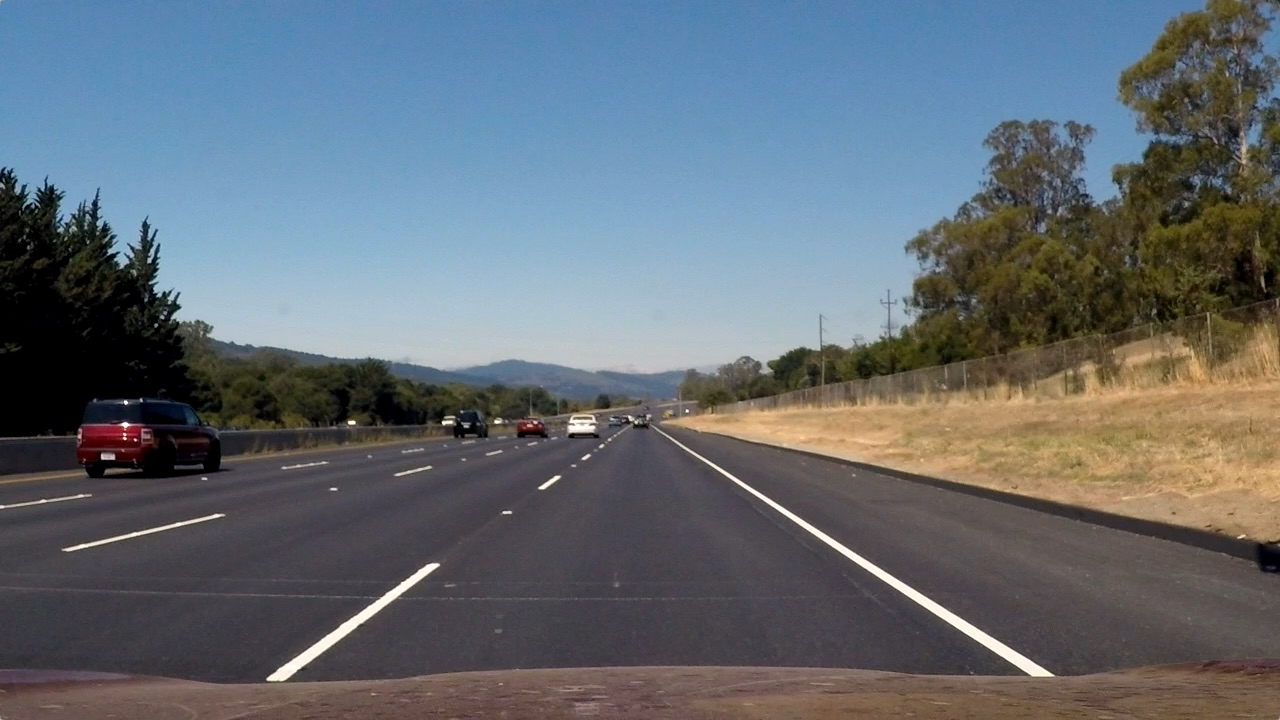
#> input picture test_images/straight_lines2.jpg, 1280 x 720 px
$ jupyter execute --allow-errors P4_3.ipynb   (shell and % lines are left out)   (older library calls are emulated)
#> lines starting #> are read from the running program, lines starting #| are printed output that depends on the picture; after the words box and inside, x2 and y2 are one past the last pixel; in counts of white or black regions, pixels touching at a corner belong together
[cell 1]
import numpy as np
import cv2
import matplotlib.pyplot as plt
import matplotlib.image as mpimg
import glob
import pickle
from collections import deque

[cell 2]
class Line():
    def __init__(self):
        self.__frame_num = 5
        self.detected = False
        #self.bestx = None
        self.best_fit = None
        #self.line_base_pos = None
        self.lane_inds = []
        self.allx = None
        self.ally = None
        self.radius_of_curvature = None
        #self.line_base_pos = None
        #self.bottom_x_pos = deque(maxlen=self.__frame_num)
        self.recent_xfitted = deque(maxlen=self.__frame_num)
        #self.A = deque(maxlen=self.__frame_num)
        #self.B = deque(maxlen=self.__frame_num)
        #self.C = deque(maxlen=self.__frame_num)

[cell 3]
# Construct a function to undistort image
def cal_undistort(img, mtx, dist):
    undist = cv2.undistort(img, mtx, dist, None, mtx)

    return undist

[cell 4]
def binary_transfor(img, l_thresh=(215, 255), b_thresh=(145, 200)):
    # Convert to HLS color space and separate the L channel
    #hls = cv2.cvtColor(img, cv2.COLOR_RGB2HLS)
    #s_channel = hls[:,:,2]

    #s_binary = np.zeros_like(s_channel)
    #s_binary[(s_channel >= 180) & (s_channel <= 255)] = 1

    r_channel = img[:,:,0]
    r_binary = np.zeros_like(r_channel)
    r_binary[(r_channel >= 220) & (r_channel <= 255)] = 1

    # Convert to HLS color space and separate the L channel
    luv = cv2.cvtColor(img, cv2.COLOR_RGB2LUV).astype(np.float)
    l_channel = luv[:,:,0]

    l_binary = np.zeros_like(l_channel)
    l_binary[(l_channel >= l_thresh[0]) & (l_channel <= l_thresh[1])] = 1

    #r_channel = img[:,:,0]

    lab = cv2.cvtColor(img, cv2.COLOR_RGB2LAB).astype(np.float)
    b_channel = lab[:,:,2]

    b_binary = np.zeros_like(b_channel)
    b_binary[(b_channel >= b_thresh[0]) & (b_channel <= b_thresh[1])] = 1

    # Stack each channel
    #color_binary = np.dstack(( np.zeros_like(b_binary), sxbinary, s_binary)) * 255

    # Combine the two binary thresholds
    combined_binary = np.zeros_like(l_channel)
    # good 1 combined_binary[(l_binary == 1) | (b_binary == 1) ] = 1
    combined_binary[(l_binary == 1) | (b_binary == 1) ] = 1
    stacked_binary = np.dstack((combined_binary, combined_binary, combined_binary)) * 255
    return combined_binary, stacked_binary

[cell 5]
# Construct a function to make perspective transform so that hte lines look
# straight from a bird's eye view, it returns perspective transform matrixs
def get_M(img):
    img_size = (img.shape[1], img.shape[0])
    # Four source coordinates
    src = np.float32([[733, 477], [1110, 719], [226, 719],[559, 477]])
    # Four desired coordinates
    dst = np.float32([[1110, 50], [1110, 719], [226, 719],[226, 50]])

    # Compute the perspective transform matrix M
    M = cv2.getPerspectiveTransform(src, dst)
    # Compute the inverse erspective transform matrix Minv
    Minv = cv2.getPerspectiveTransform(dst, src)

    return M, Minv

[cell 6]
def warp(img, M):
    img_size = (img.shape[1], img.shape[0])
    warped_image = cv2.warpPerspective(img, M, img_size, flags=cv2.INTER_LINEAR)

    return warped_image

[cell 7]
# Define function to find the lane boundary
def blind_search(binary_warped, nwindows=9, margin=100, minpix=50, debug = False):
    histogram = np.sum(binary_warped[binary_warped.shape[0]//2:,:], axis=0)
    # Find the peak of the left and right halves of the histogram
    # These will be the starting point for the left and right lines
    midpoint = np.int(histogram.shape[0]/2)
    leftx_base = np.argmax(histogram[:midpoint])
    rightx_base = np.argmax(histogram[midpoint:]) + midpoint

    # Choose the number of sliding windows
    nwindows = nwindows
    # Set height of windows
    window_height = np.int(binary_warped.shape[0]/nwindows)
    # Identify the x and y positions of all nonzero pixels in the image
    nonzero = binary_warped.nonzero()
    nonzeroy = np.array(nonzero[0])
    nonzerox = np.array(nonzero[1])
    # Current positions to be updated for each window
    leftx_current = leftx_base
    rightx_current = rightx_base

    #left_line.lane_inds = []
    #right_line.lane_inds = []
    # Step through the windows one by one
    for window in range(nwindows):
        # Identify window boundaries in x and y (and right and left)
        win_y_low = binary_warped.shape[0] - (window+1)*window_height
        win_y_high = binary_warped.shape[0] - window*window_height
        win_xleft_low = leftx_current - margin
        win_xleft_high = leftx_current + margin
        win_xright_low = rightx_current - margin
        win_xright_high = rightx_current + margin
        # Draw the windows on the visualization image
        if debug:
            cv2.rectangle(img_with_window,(win_xleft_low,win_y_low),(win_xleft_high,win_y_high),(0,255,0), 2)
            cv2.rectangle(img_with_window,(win_xright_low,win_y_low),(win_xright_high,win_y_high),(0,255,0), 2)

        # Identify the nonzero pixels in x and y within the window
        good_left_inds = ((nonzeroy >= win_y_low) & (nonzeroy < win_y_high) &
        (nonzerox >= win_xleft_low) &  (nonzerox < win_xleft_high)).nonzero()[0]
        good_right_inds = ((nonzeroy >= win_y_low) & (nonzeroy < win_y_high) &
        (nonzerox >= win_xright_low) &  (nonzerox < win_xright_high)).nonzero()[0]
        # Append these indices to the lists
        left_line.lane_inds.append(good_left_inds)
        right_line.lane_inds.append(good_right_inds)
        # If you found > minpix pixels, recenter next window on their mean position
        if len(good_left_inds) > minpix:
            leftx_current = np.int(np.mean(nonzerox[good_left_inds]))
        if len(good_right_inds) > minpix:
            rightx_current = np.int(np.mean(nonzerox[good_right_inds]))

    # Concatenate the arrays of indices
    left_line.lane_inds = np.concatenate(left_line.lane_inds)
    right_line.lane_inds = np.concatenate(right_line.lane_inds)
    #print(len(left_line.lane_inds))
    #print(len(right_line.lane_inds))

    if len(left_line.lane_inds) > 200 and len(right_line.lane_inds) > 200:
        # Extract left and right line pixel positions
        left_line.allx = nonzerox[left_line.lane_inds]
        left_line.ally = nonzeroy[left_line.lane_inds]
        right_line.allx = nonzerox[right_line.lane_inds]
        right_line.ally = nonzeroy[right_line.lane_inds]
        left_line.detected = True
        right_line.detected = True

    else:
        left_line.detected = False
        right_line.detected = False

    left_line.lane_inds = []
    right_line.lane_inds = []

[cell 8]
def quick_search(binary_warped, margin = 60):
    nonzero = binary_warped.nonzero()
    nonzeroy = np.array(nonzero[0])
    nonzerox = np.array(nonzero[1])

    left_line.lane_inds = \
        ((nonzerox > (left_line.best_fit[0]*(nonzeroy**2) + left_line.best_fit[1]*nonzeroy + \
        left_line.best_fit[2] - margin)) & (nonzerox < (left_line.best_fit[0]*(nonzeroy**2) + \
        left_line.best_fit[1]*nonzeroy + left_line.best_fit[2] + margin)))

    right_line.lane_inds = ((nonzerox > (right_line.best_fit[0]*(nonzeroy**2) + right_line.best_fit[1]*nonzeroy + \
                            right_line.best_fit[2] - margin)) & (nonzerox < (right_line.best_fit[0]*(nonzeroy**2) + \
                            right_line.best_fit[1]*nonzeroy + right_line.best_fit[2] + margin)))

    if len(left_line.lane_inds.nonzero()[0]) > 200 and len(right_line.lane_inds.nonzero()[0]) > 200:

        left_line.allx = nonzerox[left_line.lane_inds]
        left_line.ally = nonzeroy[left_line.lane_inds]
        right_line.allx = nonzerox[right_line.lane_inds]
        right_line.ally = nonzeroy[right_line.lane_inds]
        left_line.detected = True
        right_line.detected = True

        #print(len(left_line.allx))
        #print(len(right_line.allx))
    else:
        left_line.detected = False
        right_line.detected = False

    left_line.lane_inds = []
    right_line.lane_inds = []

[cell 9]
def cal_radius_and_caroff(binary_img_size, xm_per_pix, ym_per_pix):
    if left_line.detected == True:
        left_fit = np.polyfit(left_line.ally, left_line.allx, 2)
        right_fit = np.polyfit(right_line.ally, right_line.allx, 2)
        left_line.recent_xfitted.append(left_fit)
        right_line.recent_xfitted.append(right_fit)
        left_line.best_fit = np.mean(left_line.recent_xfitted, axis=0)
        right_line.best_fit = np.mean(right_line.recent_xfitted, axis=0)
        #print(left_fit)
        #print(right_fit)

        car_y_position = binary_img_size[0] - 1
        left_line_position = left_line.best_fit[0]*car_y_position**2 + left_line.best_fit[1]*car_y_position \
        + left_line.best_fit[2]
        right_line_position = right_line.best_fit[0]*car_y_position**2 + right_line.best_fit[1]*car_y_position \
        + right_line.best_fit[2]

        car_position = binary_img_size[1] // 2
        lane_center = left_line_position + (right_line_position - left_line_position)/2
        car_offset = (car_position - lane_center) * xm_per_pix

        y_eval_radius = car_y_position * ym_per_pix
        left_fit_cr = np.polyfit(left_line.ally * ym_per_pix, left_line.allx * xm_per_pix, 2)
        right_fit_cr = np.polyfit(right_line.ally * ym_per_pix, right_line.ally * xm_per_pix, 2)

        left_line.radius_of_curvature = ((1 + (2*left_fit_cr[0]*y_eval_radius + left_fit_cr[1])**2)**1.5) \
        / np.absolute(2*left_fit_cr[0])
        right_line.radius_of_curvature = ((1 + (2*right_fit_cr[0]*y_eval_radius + right_fit_cr[1])**2)**1.5) \
        / np.absolute(2*right_fit_cr[0])

        return car_offset

[cell 10]
def project_lines(undist2warp,  Minv, car_off, warp_zero):
    ploty = np.linspace(0, undist2warp.shape[0]-1, undist2warp.shape[0])

    left_fit = left_line.best_fit
    right_fit = right_line.best_fit

    left_fitx = left_fit[0]*ploty**2 + left_fit[1]*ploty + left_fit[2]
    right_fitx = right_fit[0]*ploty**2 + right_fit[1]*ploty + right_fit[2]

    warp_zero = warp_zero
    color_warp = np.dstack((warp_zero, warp_zero, warp_zero))

    # Recast the x and y points into usable format for cv2.fillPoly()
    pts_left = np.array([np.transpose(np.vstack([left_fitx, ploty]))])
    pts_right = np.array([np.flipud(np.transpose(np.vstack([right_fitx, ploty])))])
    pts = np.hstack((pts_left, pts_right))

    # Draw the lane onto the warped blank image
    cv2.fillPoly(color_warp, np.int_([pts]), (0,255, 0))

    # Warp the blank back to original image space using inverse perspective matrix (Minv)
    newwarp = cv2.warpPerspective(color_warp, Minv, (undist2warp.shape[1], undist2warp.shape[0]))
    # Combine the result with the original image
    result = cv2.addWeighted(undist2warp, 1, newwarp, 0.3, 0)

    cv2.putText(result, 'Left radius: ' + str(round(left_line.radius_of_curvature, 1)) + 'm', (50,50), cv2.FONT_HERSHEY_COMPLEX,
                1, (255, 0, 0), 2, cv2.LINE_AA)
    cv2.putText(result, 'Right radius: ' + str(round(right_line.radius_of_curvature, 1)) + 'm', (50,80), cv2.FONT_HERSHEY_COMPLEX,
                1, (255,0,0), 2, cv2.LINE_AA)
    cv2.putText(result, 'Car is ' + str(round(car_off, 3)) + 'm right of center', (50, 110), cv2.FONT_HERSHEY_COMPLEX,
                1, (255,0,0), 2, cv2.LINE_AA)

    return result

[cell 11]
dist_pickle = pickle.load( open("camera_parameters.p", "rb"))
#> (reads camera_parameters.p from the repository)
mtx = dist_pickle["mtx"]
dist = dist_pickle["dist"]

M_image2undist = mpimg.imread('test_images/straight_lines2.jpg')
#> M_image2undist is the input picture: shape (720, 1280, 3); mean R, G, B 99.4, 107.7, 115.1
origin_img_size = (M_image2undist.shape[0], M_image2undist.shape[1], M_image2undist.shape[2])
binary_img_size = (M_image2undist.shape[0], M_image2undist.shape[1])

# Undistort the image using function cal_undistort()
M_undist2warp = cal_undistort(M_image2undist, mtx, dist)
#> in cal_undistort, `undist = cv2.undistort(img, mtx, dist, None, mtx)`:
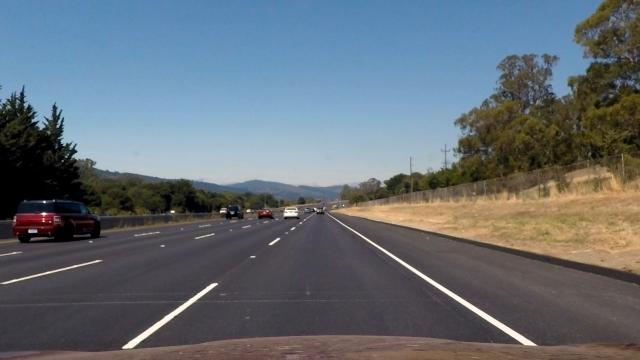
#> undist: shape (720, 1280, 3) (shown at 1/2 size); mean R, G, B 100.4, 109.1, 116.7
# Calculate the perspective transform matrix using function get_M()
perspective_M, Minv = get_M(M_undist2warp)
#> perspective_M = [[-0.721, -1.53, 1102.7], [6.15e-16, -2.11, 1001.2], [7.5e-19, -0.00239, 1]]; Minv = [[0.186, -0.726, 521.7], [-1.38e-16, -0.473, 473.6], [-2.3e-19, -0.00113, 1]]
# Make perspective transform using function warp()
M_warped_image = warp(M_undist2warp, perspective_M)
warp_zero = np.zeros_like(M_image2undist[:,:,0])


f, (ax1, ax2, ax3) = plt.subplots(1, 3, figsize=(20,10))
f.tight_layout()
ax1.set_title('Source image', fontsize=30)
ax1.imshow(M_image2undist)
ax2.set_title('Undistorted image', fontsize=30)
ax2.imshow(M_undist2warp)
ax3.set_title('Warped image', fontsize=30)
ax3.imshow(M_warped_image)
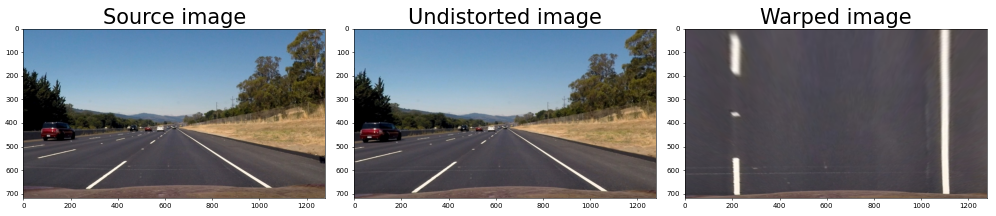
#> figure drawn by matplotlib, 3 panels

[cell 12]
def get_const_information():
    dist_pickle = pickle.load( open("camera_parameters.p", "rb"))
    mtx = dist_pickle["mtx"]
    dist = dist_pickle["dist"]

    M_image2undist = mpimg.imread('test_images/straight_lines2.jpg')
    origin_img_size = (M_image2undist.shape[0], M_image2undist.shape[1], M_image2undist.shape[2])
    binary_img_size = (M_image2undist.shape[0], M_image2undist.shape[1])

    # Undistort the image using function cal_undistort()
    M_undist2warp = cal_undistort(M_image2undist, mtx, dist)
    # Calculate the perspective transform matrix using function get_M()
    perspective_M, Minv = get_M(M_undist2warp)
    # Make perspective transform using function warp()
    M_warped_image = warp(M_undist2warp, perspective_M)
    warp_zero = np.zeros_like(M_image2undist[:,:,0])

    return mtx, dist, binary_img_size, warp_zero, perspective_M, Minv

[cell 13]
mtx, dist, binary_img_size, warp_zero, M, Minv = get_const_information()
#> warp_zero: shape (720, 1280); every value is 0
#> mtx = [[1157.8, 0, 667.1], [0, 1152.8, 386.1], [0, 0, 1]]; dist = [[-0.247, -0.0237, -0.0011, 0.000351, -0.0026]]; M has the same summary as perspective_M
ym_per_pix = 30/720 # meters per pixel in y dimension
xm_per_pix = 3.7/700 # meters per pixel in x dimension

[cell 14]
left_line = Line()
right_line = Line()

[cell 15]
# [15 lines left out: function process_image, not called in this run]

[cell 16]
# Import everything needed to edit/save/watch video clips
from moviepy.editor import VideoFileClip
from IPython.display import HTML

[cell 17]
white_output = 'output_videos/project_video_output2.mp4'
## To speed up the testing process you may want to try your pipeline on a shorter subclip of the video
## To do so add .subclip(start_second,end_second) to the end of the line below
## Where start_second and end_second are integer values representing the start and end of the subclip
## You may also uncomment the following line for a subclip of the first 5 seconds
##clip1 = VideoFileClip("test_videos/solidWhiteRight.mp4").subclip(0,5)
#> (the rest of this cell did not finish here and is left out)

[cell 18]
left_line.detected = False
right_line.detected = False

[cell 19]
white_output = 'output_videos/challenge_video_output.mp4'
## To speed up the testing process you may want to try your pipeline on a shorter subclip of the video
## To do so add .subclip(start_second,end_second) to the end of the line below
## Where start_second and end_second are integer values representing the start and end of the subclip
## You may also uncomment the following line for a subclip of the first 5 seconds
##clip1 = VideoFileClip("test_videos/solidWhiteRight.mp4").subclip(0,5)
#> (the rest of this cell did not finish here and is left out)

[cell 20]
image = mpimg.imread('test_images/test5.jpg')
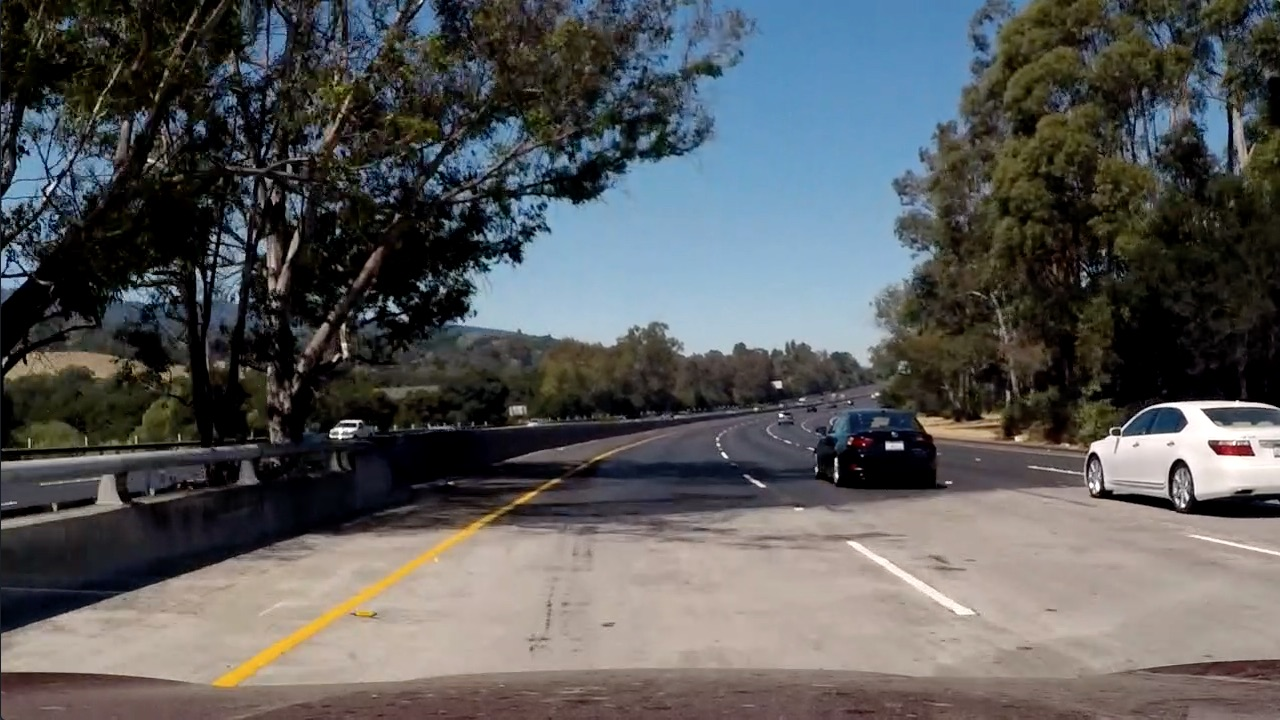
#> input picture test_images/test5.jpg, 1280 x 720 px
#> image is the input picture: shape (720, 1280, 3); mean R, G, B 88.5, 89.3, 89.8
undist2warp = cal_undistort(image, mtx, dist)
binary_undist, stacked_binary = binary_transfor(undist2warp)
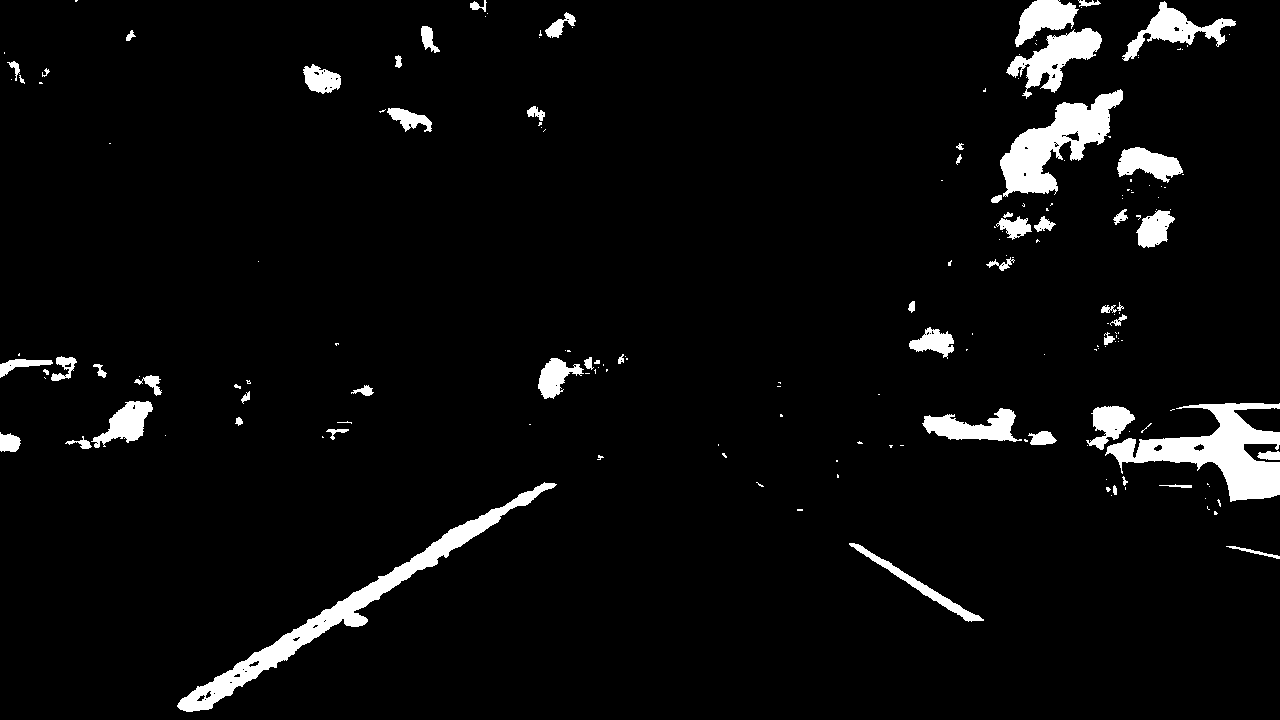
#> binary_undist: shape (720, 1280) float64; values 0 (black) and 1 (white), 4.6% white; 179 white regions (119 under 20 px), largest, box (x1, y1, x2, y2) and area: (177, 482, 557, 712) 7281, (1105, 403, 1280, 502) 6986, (1000, 89, 1123, 197) 5414
binary_warped = warp(binary_undist, M)
#> (the rest of the program and of its run is left out)
